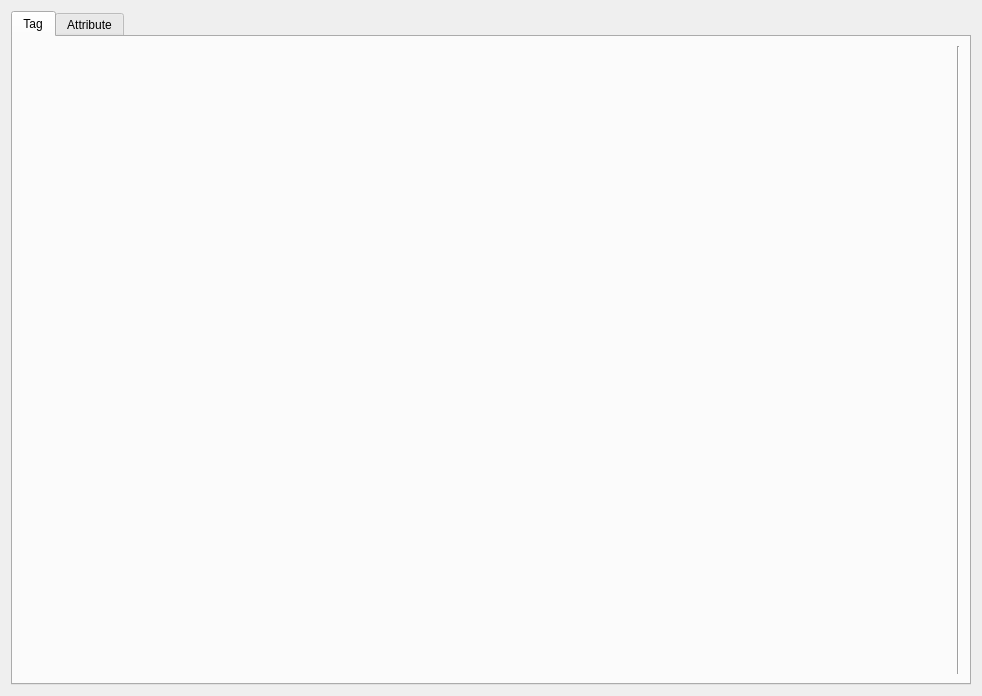
<?xml version="1.0" encoding="UTF-8"?>
<ui version="4.0">
 <class>SessionWindow</class>
 <widget class="QWidget" name="SessionWindow">
  <property name="geometry">
   <rect>
    <x>0</x>
    <y>0</y>
    <width>982</width>
    <height>696</height>
   </rect>
  </property>
  <property name="windowTitle">
   <string>Form</string>
  </property>
  <layout class="QVBoxLayout" name="verticalLayout">
   <item>
    <widget class="QTabWidget" name="tabWidget">
     <property name="currentIndex">
      <number>0</number>
     </property>
     <widget class="QWidget" name="tab">
      <attribute name="title">
       <string>Tag</string>
      </attribute>
      <layout class="QHBoxLayout" name="horizontalLayout">
       <item>
        <widget class="TagEdit" name="widget" native="true"/>
       </item>
       <item>
        <widget class="Line" name="line">
         <property name="orientation">
          <enum>Qt::Vertical</enum>
         </property>
        </widget>
       </item>
      </layout>
     </widget>
     <widget class="QWidget" name="tab_2">
      <attribute name="title">
       <string>Attribute</string>
      </attribute>
      <layout class="QVBoxLayout" name="verticalLayout_3">
       <item>
        <layout class="QHBoxLayout" name="horizontalLayout_2">
         <item>
          <widget class="QLineEdit" name="lineEdit"/>
         </item>
         <item>
          <widget class="QPushButton" name="pushButton">
           <property name="text">
            <string>Search</string>
           </property>
          </widget>
         </item>
        </layout>
       </item>
       <item>
        <layout class="QHBoxLayout" name="horizontalLayout_3">
         <item>
          <layout class="QVBoxLayout" name="verticalLayout_2">
           <item>
            <widget class="QLabel" name="label">
             <property name="text">
              <string>Found Attributes</string>
             </property>
            </widget>
           </item>
           <item>
            <widget class="QTableView" name="tableView"/>
           </item>
          </layout>
         </item>
         <item>
          <widget class="QGroupBox" name="groupBox">
           <property name="title">
            <string>Attribute Editor</string>
           </property>
           <layout class="QFormLayout" name="formLayout">
            <item row="3" column="0">
             <widget class="QLabel" name="label_5">
              <property name="text">
               <string>Value Type</string>
              </property>
             </widget>
            </item>
            <item row="5" column="0">
             <widget class="QLabel" name="label_3">
              <property name="text">
               <string>Primary Name</string>
              </property>
             </widget>
            </item>
            <item row="5" column="1">
             <widget class="QComboBox" name="comboBox"/>
            </item>
            <item row="6" column="0">
             <widget class="QLabel" name="label_4">
              <property name="text">
               <string>Alias</string>
              </property>
             </widget>
            </item>
            <item row="6" column="1">
             <widget class="QListView" name="listView"/>
            </item>
            <item row="7" column="0">
             <widget class="QLabel" name="label_6">
              <property name="text">
               <string>Comment</string>
              </property>
             </widget>
            </item>
            <item row="7" column="1">
             <widget class="QTextEdit" name="textEdit"/>
            </item>
            <item row="8" column="1">
             <widget class="QDialogButtonBox" name="buttonBox">
              <property name="standardButtons">
               <set>QDialogButtonBox::Apply|QDialogButtonBox::Reset</set>
              </property>
             </widget>
            </item>
            <item row="3" column="1">
             <widget class="QComboBox" name="comboBox_2"/>
            </item>
            <item row="1" column="0">
             <widget class="QLabel" name="label_2">
              <property name="text">
               <string>Attribute Name</string>
              </property>
             </widget>
            </item>
            <item row="1" column="1">
             <widget class="QLineEdit" name="lineEdit_2"/>
            </item>
           </layout>
          </widget>
         </item>
        </layout>
       </item>
      </layout>
     </widget>
    </widget>
   </item>
  </layout>
 </widget>
 <customwidgets>
  <customwidget>
   <class>TagEdit</class>
   <extends>QWidget</extends>
   <header>tagedit.h</header>
   <container>1</container>
  </customwidget>
 </customwidgets>
 <resources/>
 <connections/>
</ui>
